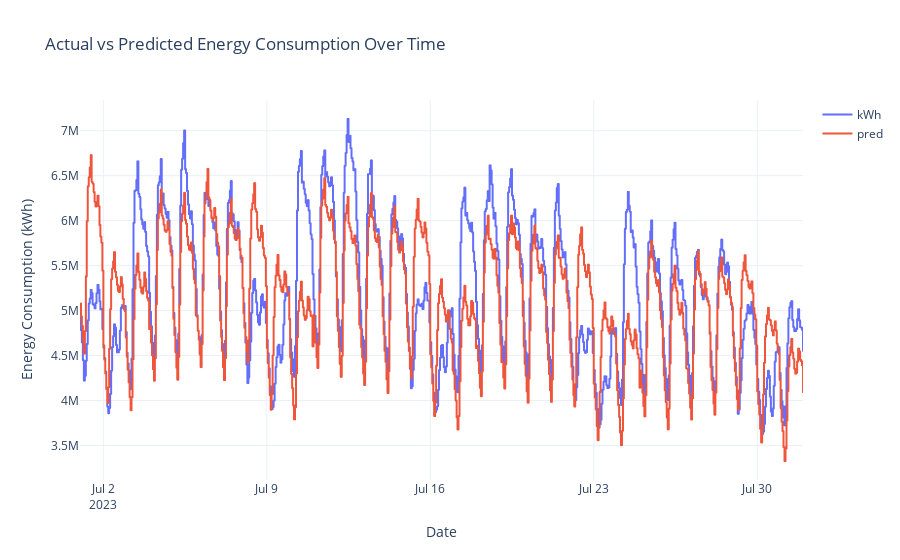

The cell this chart's notebook holds for it:
### Code cell
# Create the figure with step lines for both actual and predicted values
fig = px.line(
    preds_24.reset_index(),
    x="datetime",
    y=["kWh", "pred"],
    labels={
        "datetime": "Date",
        "value": "Energy Consumption (kWh)",
        "variable": "Series",
    },
    title="Actual vs Predicted Energy Consumption Over Time",
    line_shape="hv",  # Set line shape to horizontal-vertical for step chart
)

# Customize the layout
fig.update_layout(
    template="plotly_white",
    legend=dict(title=""),
    xaxis_title="Date",
    yaxis_title="Energy Consumption (kWh)",
)

# Show the figure
fig.show()

### Figure 1 — Plotly figure (JSON) as saved in the notebook; plotly's stock layout.template omitted (floating-point values rounded to 4 significant figures; data arrays with more than 128 entries replaced by an {"elided": "..."} marker saying what was removed)
{"data": [{"hovertemplate": "Series=kWh<br>Date=%{x}<br>Energy Consumption (kWh)=%{y}<extra></extra>", "legendgroup": "kWh", "line": {"color": "#636efa", "dash": "solid", "shape": "hv"}, "marker": {"symbol": "circle"}, "mode": "lines", "name": "kWh", "showlegend": true, "type": "scattergl", "x": {"elided": "744 str values"}, "xaxis": "x", "y": {"elided": "744 float values"}, "yaxis": "y"}, {"hovertemplate": "Series=pred<br>Date=%{x}<br>Energy Consumption (kWh)=%{y}<extra></extra>", "legendgroup": "pred", "line": {"color": "#EF553B", "dash": "solid", "shape": "hv"}, "marker": {"symbol": "circle"}, "mode": "lines", "name": "pred", "showlegend": true, "type": "scattergl", "x": {"elided": "744 str values"}, "xaxis": "x", "y": {"elided": "744 float values"}, "yaxis": "y"}], "layout": {"legend": {"title": {"text": ""}, "tracegroupgap": 0}, "title": {"text": "Actual vs Predicted Energy Consumption Over Time"}, "xaxis": {"anchor": "y", "domain": [0, 1], "title": {"text": "Date"}}, "yaxis": {"anchor": "x", "domain": [0, 1], "title": {"text": "Energy Consumption (kWh)"}}}}
